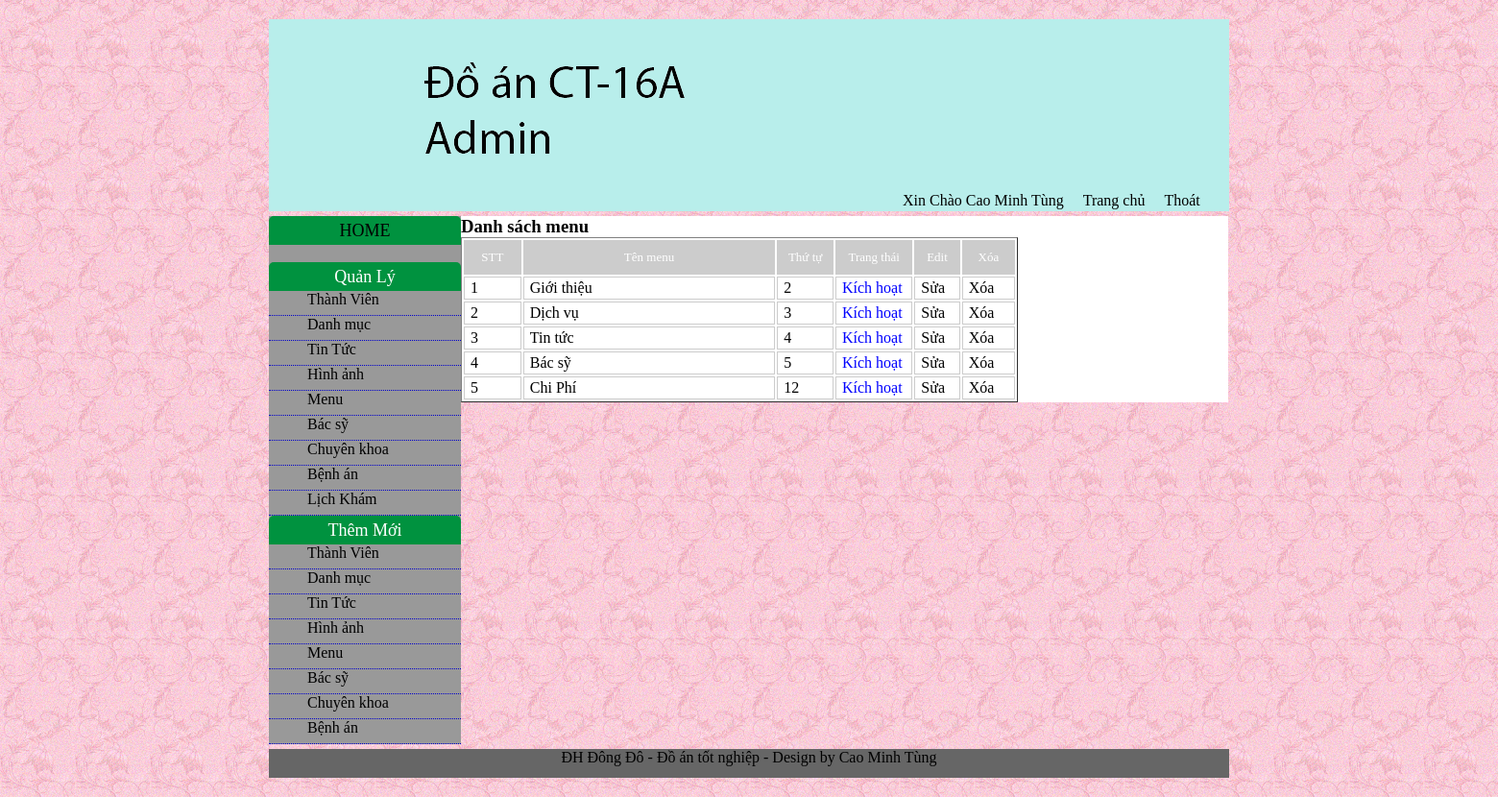
Page /admin/quantri.php?page=menu&act=list (signed in) on the committed database.
### tables this page shows
CREATE TABLE IF NOT EXISTS `menu` (
  `menu_id` int(10) unsigned NOT NULL AUTO_INCREMENT,
  `menu_name` varchar(150) NOT NULL,
  `menu_order` int(10) NOT NULL,
  `menu_trangthai` int(10) NOT NULL,
  PRIMARY KEY (`menu_id`)
);

### admin/modul/menu/list.php (the view, shortened to what this page needs)
<h3>Danh sách menu</h3>
<?php
	$sql = "select *from menu order by menu_order asc";
	$result = mysql_query($sql);
?>
<table width="580" height="57" border="1">
  <tr class="title">
    <td width="50">STT</td>
    <td width="289">Tên menu</td>
    <td width="49">Thứ tự</td>
    <td width="73">Trang thái</td>
    <td width="35">Edit</td>
    <td width="44">Xóa</td>
  </tr>
  <?php	$stt = 1; while($data = mysql_fetch_assoc($result)) { ?>
  	<tr>
    	<td><?php echo $stt; ?></td>
        <td><?php echo $data['menu_name']; ?></td>
        <td><?php echo $data['menu_order']; ?></td>
        <td><?php if($data['menu_trangthai'] == 1){echo "<font color='#0000FF'>Kích hoạt</font>";}else{echo "Tắt";} ?></td>
        <td><a href="<?php echo BASEURL."admin/quantri.php?page=menu&act=edit&mid=".$data['menu_id']; ?>">Sửa</a></td>
        <td><a href="<?php echo BASEURL."admin/quantri.php?page=menu&act=del&mid=".$data['menu_id']; ?>" onclick="return askconfim()">Xóa</a></td>
    </tr>
  <?php $stt++; } ?>
</table>

### admin/style.css (style rules this page uses)
* { margin:0px; padding:0px }
a { text-decoration:none; color:#000 }
body { background:url(images/background_03.png) repeat }
.title { width:200px; height:30px; background:#00923f; border-top-left-radius:5px;border-top-right-radius:5px; line-height:30px; text-align:center; color:#FFF; font-size:18px }

### admin/modul/menu/list.php (style rules this page uses)
td { border:1px solid #CCC; padding:2px 6px; }
tr.title td { background:#CCC; text-align:center; color:#FFF; font-size:13px }

### rows in the picture
menu: menu_name "Giới thiệu", menu_order "2", menu_trangthai "Kích hoạt"
menu: menu_name "Dịch vụ", menu_order "3", menu_trangthai "Kích hoạt"
menu: menu_name "Tin tức", menu_order "4", menu_trangthai "Kích hoạt"
menu: menu_name "Bác sỹ", menu_order "5", menu_trangthai "Kích hoạt"
menu: menu_name "Chi Phí", menu_order "12", menu_trangthai "Kích hoạt"

### other values in the picture
$_SESSION['fullname'] "Cao Minh Tùng"
